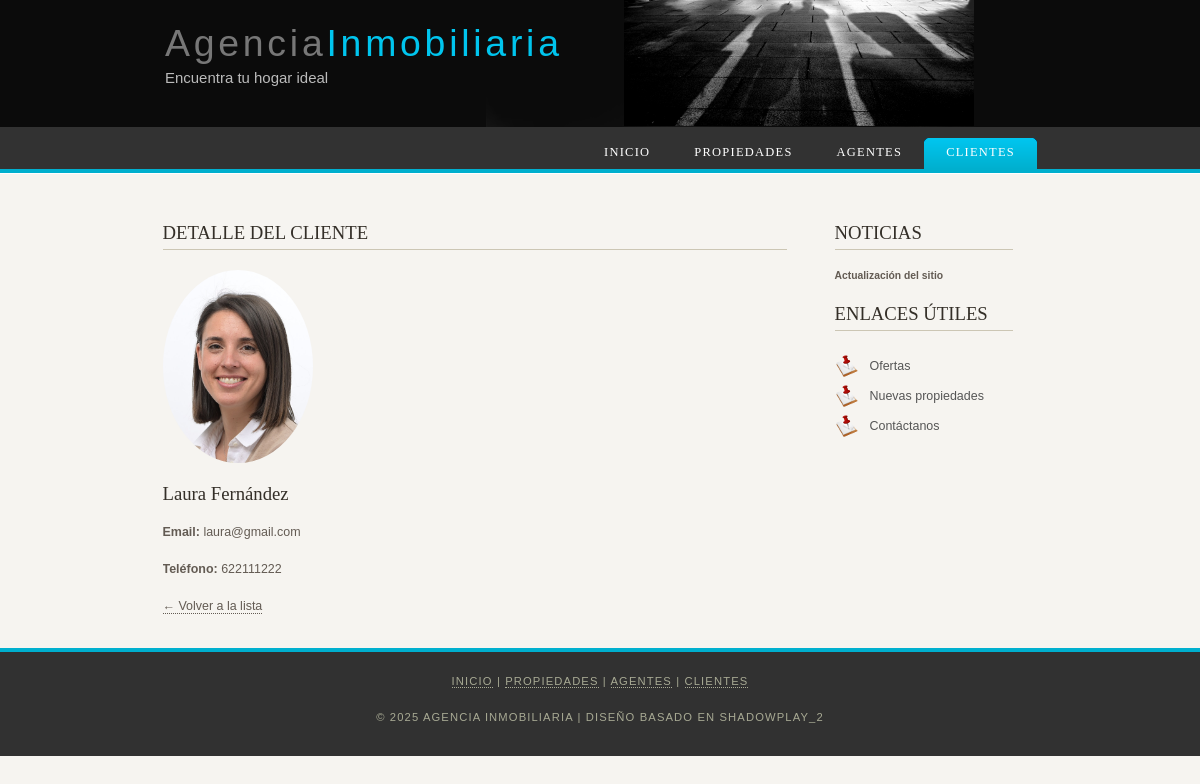
Page /clientes/1/ on the committed database.
### gestion/models.py (models this page shows, shortened)
class Cliente(models.Model):
    nombre = models.CharField(max_length=100)
    email = models.EmailField()
    telefono = models.CharField(max_length=20)
    imagen = models.ImageField(upload_to='clientes/', null=True, blank=True)

### gestion/views.py (the view)
# urls.py: path('clientes/<int:pk>/', ClienteDetailView.as_view(), name='detalle_cliente'),
class ClienteDetailView(DetailView):
    model = Cliente
    template_name = 'clientes/detalle.html'
    context_object_name = 'cliente'

### gestion/templates/clientes/detalle.html (shortened to what this page needs)
{% extends "base.html" %}
{% block content %}
<h1>Detalle del Cliente</h1>
{% if cliente.imagen %}
  <img src="{{ cliente.imagen.url }}" alt="Cliente" width="150" style="border-radius:50%; margin-bottom:10px;">
{% endif %}
<h2>{{ cliente.nombre }}</h2>
<p><strong>Email:</strong> {{ cliente.email }}</p>
<p><strong>Teléfono:</strong> {{ cliente.telefono }}</p>
<p><a href="{% url 'lista_clientes' %}">← Volver a la lista</a></p>
{% endblock %}

### gestion/static/style/style.css (style rules this page uses)
html { height: 100%; }
body { font-family: "lucida sans", arial, sans-serif; padding: 0px; margin: 0px; font-size: .78em; background: #F6F4F0; color: #635B53; }
p { margin: 0px; padding: 0px 0px 16px 0px; line-height: 1.7em; }
h1, h2, h3, h4 { font-size: 150%; padding: 7px 0px 5px 0px; margin: 0px 0px 12px 0px; font-weight: normal; color: #342F28; font-family: serif; }
h1, h3 { text-transform: uppercase; margin: 10px 0px 20px 0px; padding: 5px 20px 5px 0px; border-bottom: 1px solid #CCC6B4; }
a, a:hover { border-bottom: 1px dotted; color: #635B53; text-decoration: none; }
img { border: 0px; margin: 0px; padding: 0px; }
a { outline: none; }

### rows in the picture
Cliente: imagen (picture), nombre "Laura Fernández", email "laura@gmail.com", telefono "622111222"
